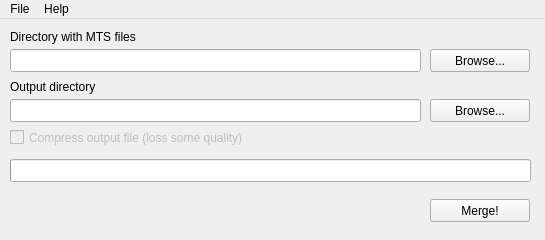
<?xml version="1.0" encoding="UTF-8"?>
<ui version="4.0">
 <class>MainWindow</class>
 <widget class="QMainWindow" name="MainWindow">
  <property name="geometry">
   <rect>
    <x>0</x>
    <y>0</y>
    <width>545</width>
    <height>240</height>
   </rect>
  </property>
  <property name="sizePolicy">
   <sizepolicy hsizetype="Preferred" vsizetype="Preferred">
    <horstretch>0</horstretch>
    <verstretch>0</verstretch>
   </sizepolicy>
  </property>
  <property name="windowTitle">
   <string>Simple MTS Merge 0.1</string>
  </property>
  <widget class="QWidget" name="centralWidget">
   <widget class="QLineEdit" name="le_inputdir">
    <property name="geometry">
     <rect>
      <x>10</x>
      <y>30</y>
      <width>411</width>
      <height>23</height>
     </rect>
    </property>
    <property name="readOnly">
     <bool>true</bool>
    </property>
   </widget>
   <widget class="QLabel" name="lbl_inputdir">
    <property name="geometry">
     <rect>
      <x>10</x>
      <y>10</y>
      <width>521</width>
      <height>16</height>
     </rect>
    </property>
    <property name="text">
     <string>Directory with MTS files</string>
    </property>
   </widget>
   <widget class="QPushButton" name="btn_inputdir">
    <property name="enabled">
     <bool>true</bool>
    </property>
    <property name="geometry">
     <rect>
      <x>430</x>
      <y>30</y>
      <width>100</width>
      <height>23</height>
     </rect>
    </property>
    <property name="text">
     <string>Browse...</string>
    </property>
   </widget>
   <widget class="QLabel" name="lbl_outputdir">
    <property name="geometry">
     <rect>
      <x>10</x>
      <y>60</y>
      <width>521</width>
      <height>16</height>
     </rect>
    </property>
    <property name="text">
     <string>Output directory</string>
    </property>
   </widget>
   <widget class="QLineEdit" name="le_outputdir">
    <property name="geometry">
     <rect>
      <x>10</x>
      <y>80</y>
      <width>411</width>
      <height>23</height>
     </rect>
    </property>
    <property name="readOnly">
     <bool>true</bool>
    </property>
   </widget>
   <widget class="QPushButton" name="btn_outputdir">
    <property name="geometry">
     <rect>
      <x>430</x>
      <y>80</y>
      <width>100</width>
      <height>23</height>
     </rect>
    </property>
    <property name="text">
     <string>Browse...</string>
    </property>
   </widget>
   <widget class="QCheckBox" name="cb_compress">
    <property name="enabled">
     <bool>false</bool>
    </property>
    <property name="geometry">
     <rect>
      <x>10</x>
      <y>110</y>
      <width>521</width>
      <height>17</height>
     </rect>
    </property>
    <property name="text">
     <string>Compress output file (loss some quality)</string>
    </property>
   </widget>
   <widget class="QProgressBar" name="progressBar">
    <property name="geometry">
     <rect>
      <x>10</x>
      <y>140</y>
      <width>521</width>
      <height>23</height>
     </rect>
    </property>
    <property name="maximum">
     <number>1</number>
    </property>
    <property name="value">
     <number>0</number>
    </property>
    <property name="textVisible">
     <bool>false</bool>
    </property>
    <property name="invertedAppearance">
     <bool>false</bool>
    </property>
   </widget>
   <widget class="QPushButton" name="btn_merge">
    <property name="geometry">
     <rect>
      <x>430</x>
      <y>180</y>
      <width>100</width>
      <height>23</height>
     </rect>
    </property>
    <property name="text">
     <string>Merge!</string>
    </property>
   </widget>
  </widget>
  <widget class="QMenuBar" name="menuBar">
   <property name="geometry">
    <rect>
     <x>0</x>
     <y>0</y>
     <width>545</width>
     <height>21</height>
    </rect>
   </property>
   <widget class="QMenu" name="menuFIle">
    <property name="title">
     <string>File</string>
    </property>
    <addaction name="actionExit"/>
   </widget>
   <widget class="QMenu" name="menuHelp">
    <property name="title">
     <string>Help</string>
    </property>
    <addaction name="actionAbout"/>
   </widget>
   <addaction name="menuFIle"/>
   <addaction name="menuHelp"/>
  </widget>
  <action name="actionExit">
   <property name="text">
    <string>Exit</string>
   </property>
   <property name="shortcut">
    <string>Ctrl+Q</string>
   </property>
  </action>
  <action name="actionAbout">
   <property name="text">
    <string>About</string>
   </property>
  </action>
 </widget>
 <layoutdefault spacing="6" margin="11"/>
 <resources/>
 <connections/>
</ui>
